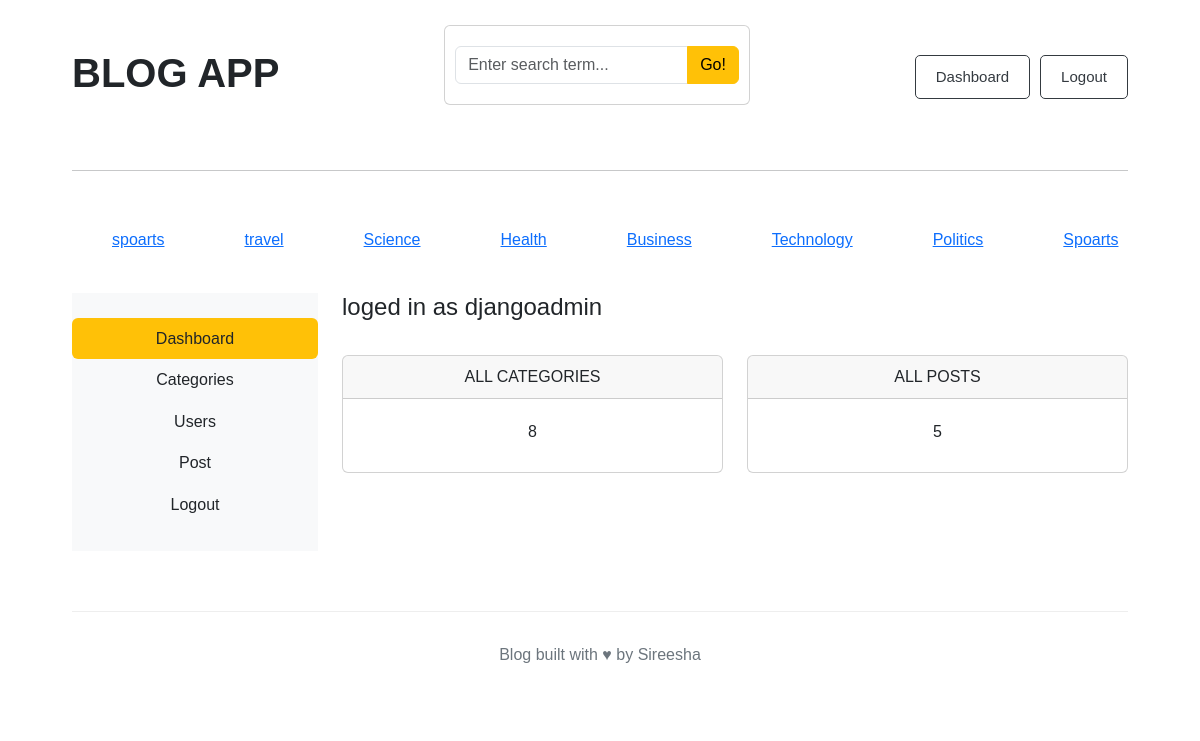
/dashboard/ (signed in), run on an earlier commit of the app's database.
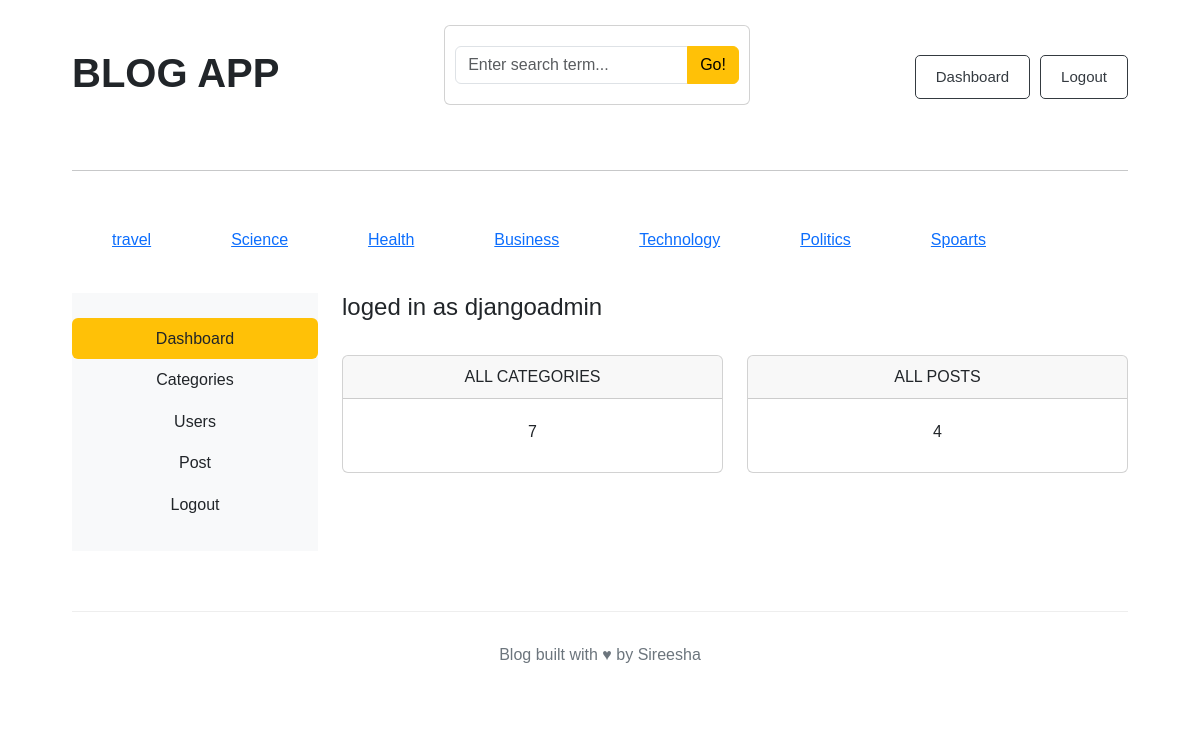
And on a later commit of the database.
### blogs/models.py (models this page shows, shortened)
class category(models.Model):
    category_name = models.CharField(max_length = 40,unique = True)
    created_at = models.DateTimeField(auto_now_add=True)
    updated_at = models.DateTimeField(auto_now = True)
    class Meta:
        verbose_name_plural='categories'

### Dashboard/views.py (the view)
# urls.py: path('',views.dashboard,name = 'dashboard'),
@login_required(login_url = 'login')
def dashboard(req):
    categories = category.objects.all().count()
    posts = Blog.objects.all().count()
    context ={
        'categories': categories,
        'posts': posts
    }
    return render(req,'Dashboard/dashboard.html',{'context':context})

### blogs/context_processors.py (called while the page is built)
def get_categories(request):
    categories = category.objects.all()
    return dict(categories=categories)

def searching(request):
    keyword = request.GET.get('keyword')
    print(keyword)
    return dict(keyword = keyword)

### blogs/Templates/Dashboard/dashboard.html (shortened to what this page needs)
{% extends 'base.html' %}
{% block content %}
<div class ='row'>
   {% include 'Dashboard/sidebar.html' %}
     <div class ='col-md-9'>
        <h4>loged in as <bold>{{user}}</bold></h4>
        <div class="row">
            <div class ="col">
                <div class="card border-default mb-3">
                    <div class="card-header text-center text-uppercase font-weight-bold">All categories</div>
                    <div class="card-body text-dark">
                        <div class ="card-title text-center"> {{context.categories}}</div>
                    </div>
                </div>
            </div>
             <div class ="col">
                <div class="card border-default mb-3">
                    <div class="card-header text-center text-uppercase font-weight-bold">All posts</div>
                    <div class="card-body text-dark">
                        <div class ="card-title text-center"> {{context.posts}}</div>
                    </div>
                </div>
            </div>
        </div>
     </div>
</div>
{% endblock %}

### blogs/Templates/base.html (shortened to what this page needs)
{% load static %}
<!DOCTYPE html>
<html lang="en">
<head>
     <link href="https://cdn.jsdelivr.net/npm/bootstrap@5.3.8/dist/css/bootstrap.min.css"
          rel="stylesheet">
     <link rel="stylesheet" href="https://cdnjs.cloudflare.com/ajax/libs/font-awesome/6.7.2/css/all.min.css">
<link rel="stylesheet" href="{% static 'css/blog.css' %}">
</head>
<body>
<main class="container">
    <div class="nav">
       <h2>BLOG APP</h2>
            <div class="card mb-4">
                <div class="card-body">
                    <form method="GET" action="{% url 'search'%}">
                        <div class="input-group">
                            <input class="form-control" type="text" value="{{keyword|default:''}}" name="keyword" placeholder="Enter search term...">
                            <button class="btn btn-warning"type="submit">
                                Go!
                            </button>
                        </div>
                    </form>
                </div>
            </div>
            <div class="buttons">
        {% if not user.is_authenticated %}
        <a href="{% url 'login' %}">
            <button class="btn btn-warning">Login</button>
        </a>
        <a href="{% url 'register' %}">
            <button class="btn btn-warning">Register</button>
        </a>
        {% else %}
        <a href="{% url 'dashboard' %}">
            <button class="btn btn-warning">Dashboard</button>
        </a>
        <a href="{% url 'logout'%}">
            <button class="btn btn-warning">Logout</button>
        </a>
        {% endif %}
        </div>
</div>
<hr>
<div class="topics">
            {% for topic in  categories %}
               <a href="{% url 'category_pages' topic.id%}" style="margin:40px">{{topic.category_name}}</a>
            {% endfor %}
</div>
 {% block content %}
 {% endblock %}
<footer>
    <p>
        Blog built with ♥ by Sireesha
    </p>
</footer>
</body>
</html>

What changed in the data, as far as the page shows it:
removed category: category_name "spoarts"
Also different on the page:
{{ context.categories }}: "8" → "7"
{{ context.posts }}: "5" → "4"
